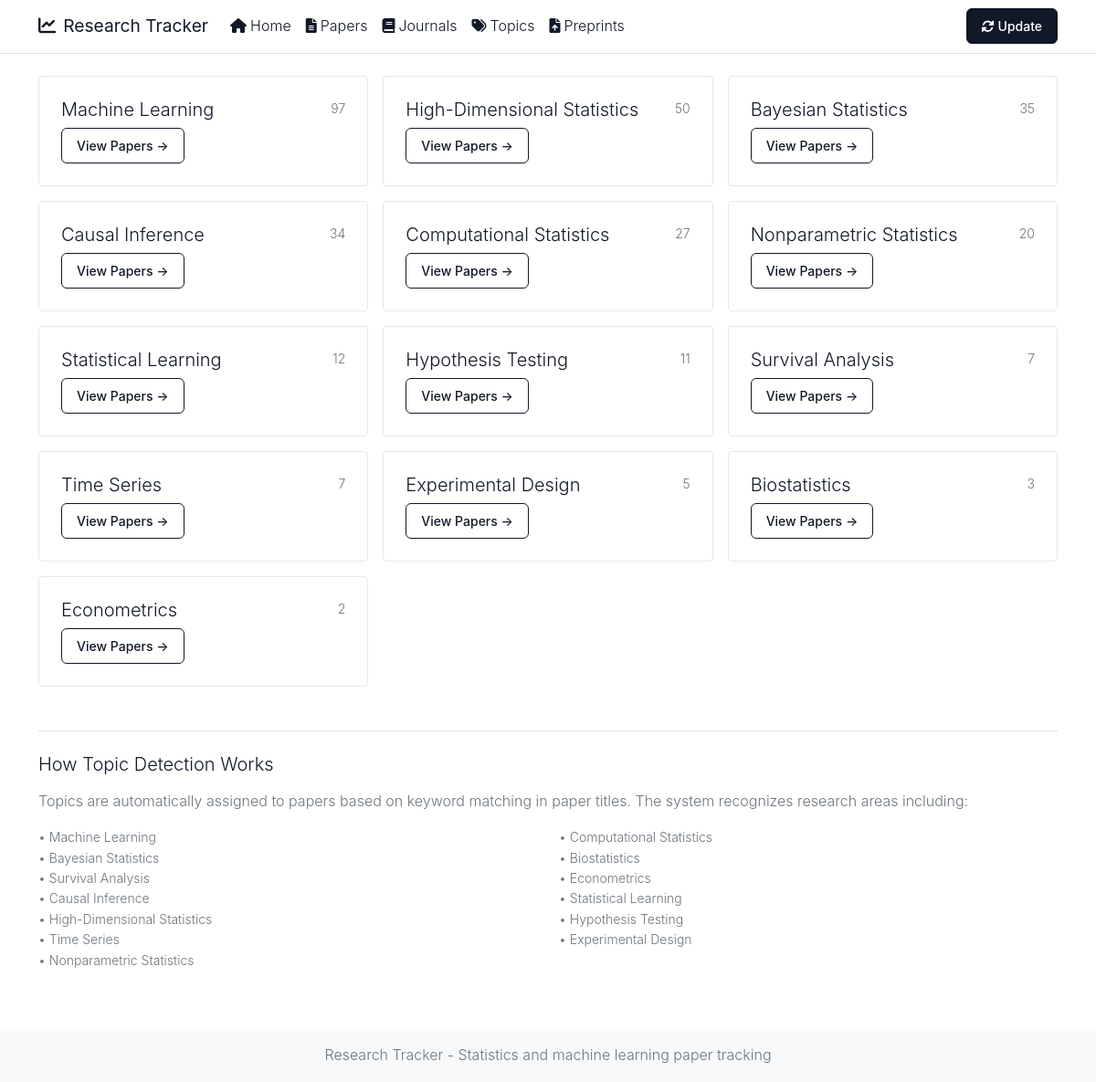
The app's page /topics with its own data.
### app/models.py (models this page shows)
class Topic(Base):
    __tablename__ = 'topics'
    id = Column(Integer, primary_key=True, index=True)
    name = Column(String(100), unique=True, index=True)
    description = Column(Text, nullable=True)
    papers = relationship("Paper", secondary=paper_topics, back_populates="topics")

### app/main.py (the view)
@app.get("/topics", response_class=HTMLResponse)
async def topics(request: Request, db: Session = Depends(get_db)):
    topic_stats = db.query(
        Topic.name,
        Topic.description,
        func.count(Paper.id).label('paper_count')
    ).join(Paper.topics).group_by(Topic.id).order_by(desc(func.count(Paper.id))).all()
    return templates.TemplateResponse("topics.html", {
        "request": request,
        "topic_stats": topic_stats
    })

### templates/topics.html (shortened to what this page needs)
{% extends "base.html" %}
{% block content %}
{% if topic_stats %}
<div class="row g-3">
    {% for topic_name, description, paper_count in topic_stats %}
    <div class="col-md-6 col-lg-4">
        <div class="minimal-card">
            <div class="d-flex justify-content-between align-items-start mb-2">
                <h5 class="mb-0">{{ topic_name }}</h5>
                <span class="text-muted small">{{ paper_count }}</span>
            </div>
            <a href="/papers?topic={{ topic_name }}" class="btn btn-outline-primary btn-sm">
                View Papers →
            </a>
        </div>
    </div>
    {% endfor %}
</div>
{% else %}
<div class="text-center py-5">
    <p class="text-muted">No topics found. Topics are automatically detected when papers are scraped.</p>
</div>
{% endif %}
<div class="mt-5 pt-4 border-top">
    <h5 class="mb-3">How Topic Detection Works</h5>
    <p class="text-muted mb-3">Topics are automatically assigned to papers based on keyword matching in paper titles. The system recognizes research areas including:</p>
    <div class="row">
        <div class="col-md-6">
            <ul class="text-muted small list-unstyled">
                <li>• Machine Learning</li>
                <li>• Bayesian Statistics</li>
                <li>• Survival Analysis</li>
                <li>• Causal Inference</li>
                <li>• High-Dimensional Statistics</li>
                <li>• Time Series</li>
                <li>• Nonparametric Statistics</li>
            </ul>
        </div>
        <div class="col-md-6">
            <ul class="text-muted small list-unstyled">
                <li>• Computational Statistics</li>
                <li>• Biostatistics</li>
                <li>• Econometrics</li>
                <li>• Statistical Learning</li>
                <li>• Hypothesis Testing</li>
                <li>• Experimental Design</li>
            </ul>
        </div>
    </div>
</div>
{% endblock %}

### static/style.css (style rules this page uses)
:root { --primary-color: #111827; --secondary-color: #111827; --accent-color: #6b7280; --success-color: #059669; --warning-color: #d97706; --light-bg: #f9fafb; --dark-text: #111827; --border-radius: 8px; --box-shadow: 0 1px 3px rgba(0,0,0,0.05); }
body { font-family: -apple-system, BlinkMacSystemFont, 'Segoe UI', Roboto, sans-serif; line-height: 1.6; color: var(--dark-text); font-weight: 300; }
h1, h2, h3, h4, h5, h6 { font-weight: 300; color: var(--dark-text); }
.minimal-card { border: 1px solid #f3f4f6; box-shadow: none; background: #fafafa; }
.minimal-card { padding: 1.5rem; background: white; border: 1px solid #e5e7eb; border-radius: 4px; transition: all 0.2s ease; }
.btn { border-radius: 4px; padding: 0.5rem 1rem; font-weight: 400; transition: all 0.2s ease; font-size: 0.875rem; border-width: 1px; }
.btn-outline-primary { color: var(--primary-color); border-color: var(--primary-color); font-weight: 500; border-radius: 6px; }

### records on screen
Topic: name "Machine Learning", paper_count "97"
Topic: name "High-Dimensional Statistics", paper_count "50"
Topic: name "Bayesian Statistics", paper_count "35"
Topic: name "Causal Inference", paper_count "34"
Topic: name "Computational Statistics", paper_count "27"
Topic: name "Nonparametric Statistics", paper_count "20"
Topic: name "Statistical Learning", paper_count "12"
Topic: name "Hypothesis Testing", paper_count "11"
Topic: name "Survival Analysis", paper_count "7"
Topic: name "Time Series", paper_count "7"
Topic: name "Experimental Design", paper_count "5"
Topic: name "Biostatistics", paper_count "3"
Topic: name "Econometrics", paper_count "2"
